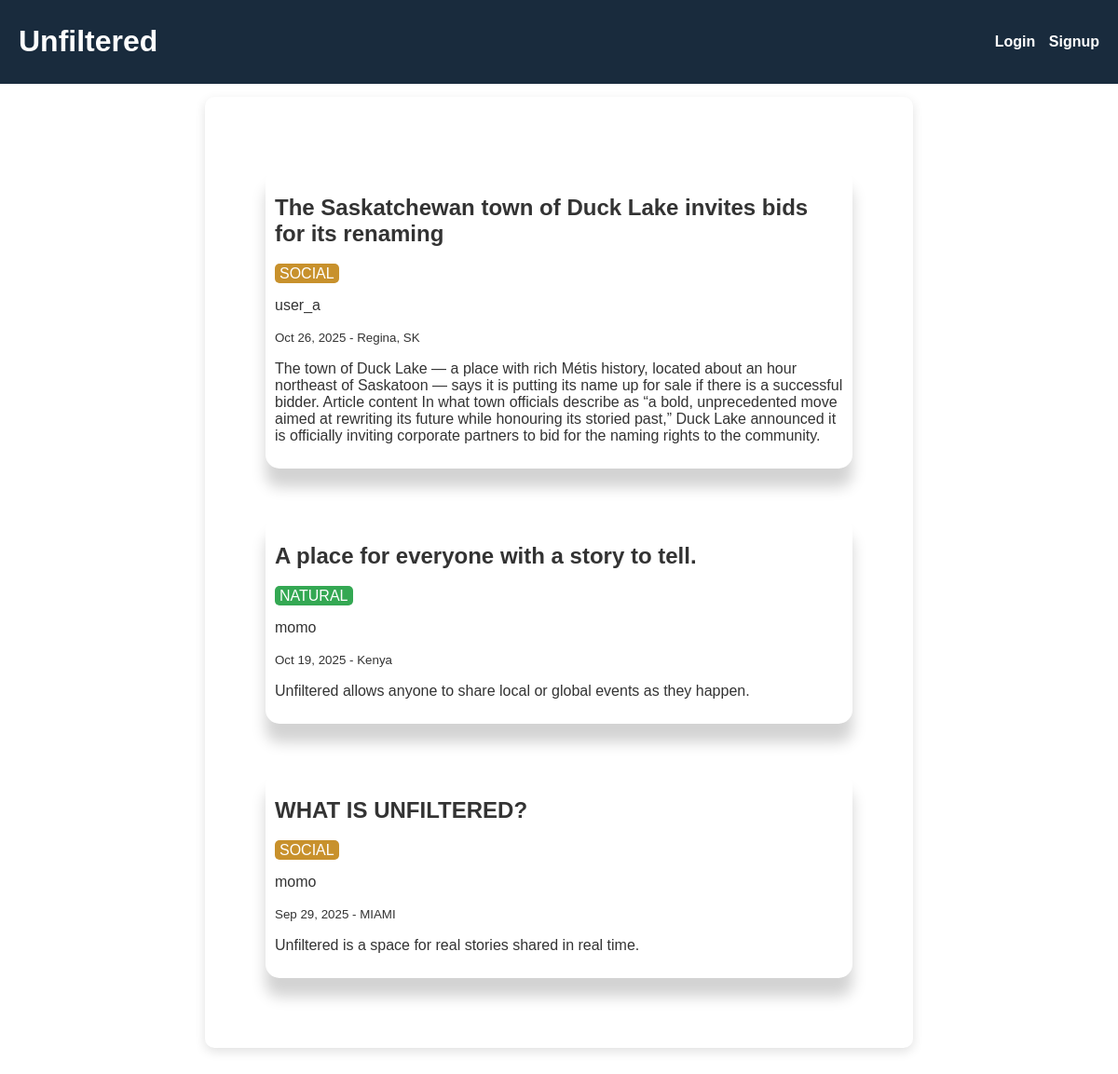
The app's page /, older data.
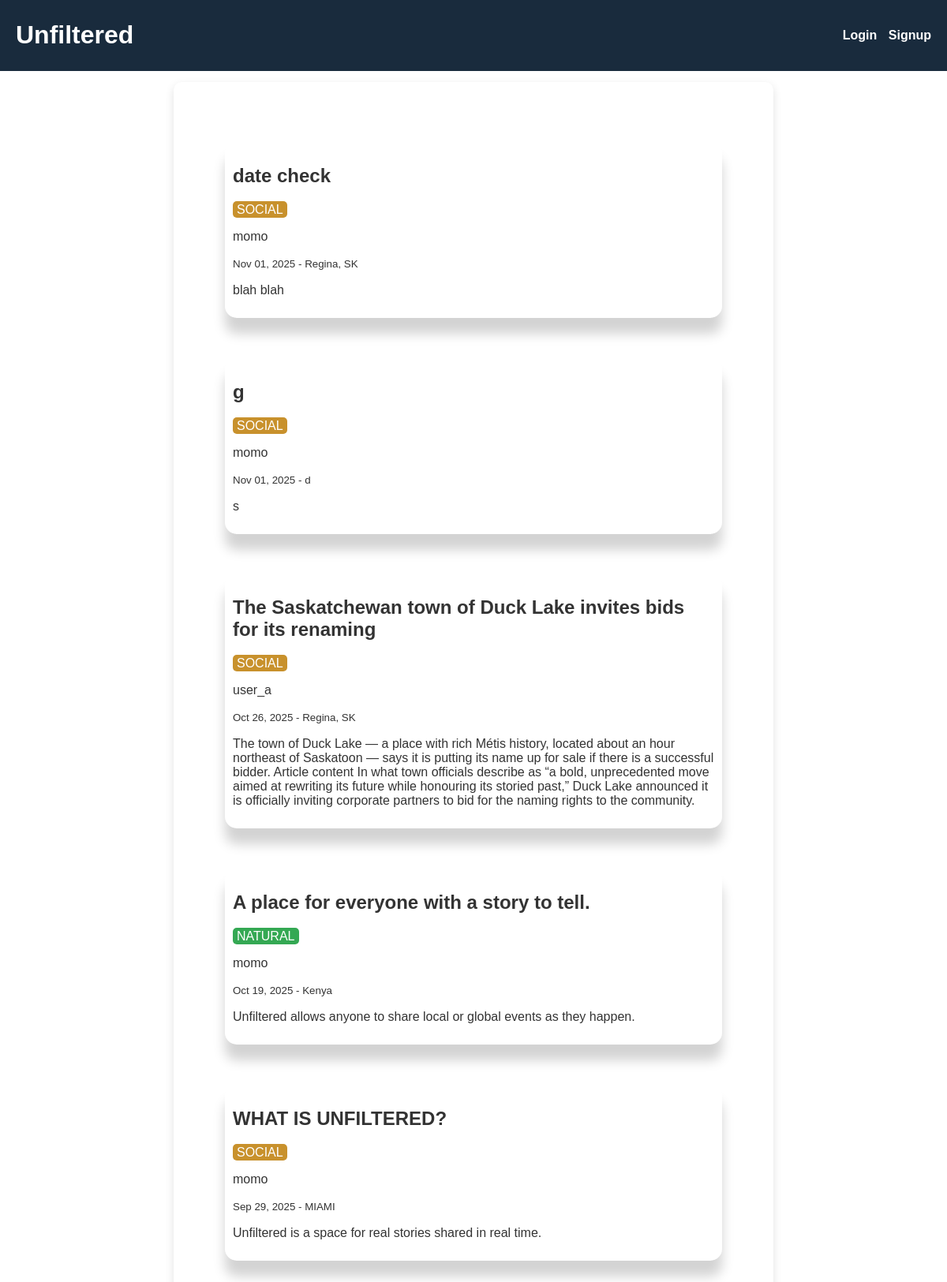
The same page, newer data.
### posts/models.py (models this page shows, shortened)
class Post(models.Model):
    is_active = models.BooleanField(default=True)
    author = models.ForeignKey(User, on_delete=models.CASCADE)
    title = models.CharField(max_length=255, blank=True)
    description = models.TextField()
    date_time = models.DateTimeField(validators=[validate_past_or_present_datetime])
    location = models.CharField(max_length=100)
    TAG_CHOICES = [
        ('NATURAL', 'Natural'),
        ('SOCIAL', 'Social'),
        ('POLITICAL', 'Political'),
    ]
    tag = models.CharField(
        max_length=10,
        choices=TAG_CHOICES,
        default='SOCIAL',
    )

### posts/views.py (the view)
# urls.py: path("", home, name="home"),
def home(request):
    active_posts_query = Post.objects.filter(is_active=True).order_by('-date_time')
    posts_to_display = None
    if request.user.is_authenticated:
        posts_to_display = active_posts_query
    else:
        posts_to_display = active_posts_query[:6]
    context = {
        'posts': posts_to_display,
    }
    return render(request, 'posts/home.html', context)

### posts/templates/posts/home.html (shortened to what this page needs)
{% extends "posts/posts_base.html" %} {% load static %}  {% block content %}
<div class="post-container">
  {% if user.is_authenticated %} {% for post in posts %}
  <div class="post">
    <h2>{{ post.title }}</h2>
    <span class="tag tag-{{ post.tag|lower }}">{{ post.get_tag_display }}</span>
    <p>{{ post.author.username }}</p>
    <small>{{ post.date_time|date:"M d, Y" }} - {{post.location}}</small>
    <p>{{ post.description }}</p>
    <a href="{% url 'posts:report_post' post_id=post.id %}" class="report-link"
      >Report Post</a
    >
  </div>
  {% endfor %} {% else %} {% for post in posts %}
  <div class="post">
    <h2>{{ post.title }}</h2>
    <span class="tag tag-{{ post.tag|lower }}">{{ post.get_tag_display }}</span>
    <p>{{ post.author.username }}</p>
    <small>{{ post.date_time|date:"M d, Y" }} - {{post.location}}</small>
    <p>{{ post.description }}</p>
  </div>
  {% endfor %} {% endif %}
</div>
{% endblock content %}

Row changes from the older to the newer data that the page shows:
added Post: title "date check", tag "SOCIAL", author.username "momo", date_time "Nov 01, 2025", location "Regina, SK", description "blah blah"
added Post: title "g", tag "SOCIAL", author.username "momo", date_time "Nov 01, 2025", location "d", description "s"
